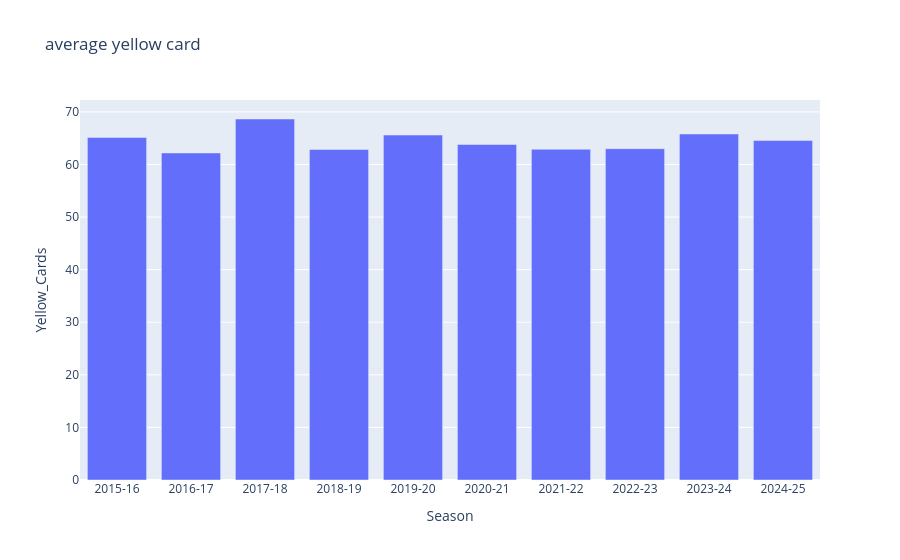

Here is the notebook cell this chart was saved with:
### Code cell
ave_Yellow_Cards=df.groupby("Season")["Yellow_Cards"].mean().reset_index()
px.bar(ave_Yellow_Cards,x='Season',y="Yellow_Cards",title="average yellow card ")

### Figure 1 — Plotly figure (JSON) as saved in the notebook; plotly's stock layout.template omitted (floating-point values rounded to 4 significant figures)
{"data": [{"hovertemplate": "Season=%{x}<br>Yellow_Cards=%{y}<extra></extra>", "legendgroup": "", "marker": {"color": "#636efa", "pattern": {"shape": ""}}, "name": "", "orientation": "v", "showlegend": false, "textposition": "auto", "type": "bar", "x": ["2015-16", "2016-17", "2017-18", "2018-19", "2019-20", "2020-21", "2021-22", "2022-23", "2023-24", "2024-25"], "xaxis": "x", "y": [65.15, 62.2, 68.65, 62.85, 65.6, 63.8, 62.9, 63.0, 65.8, 64.55], "yaxis": "y"}], "layout": {"barmode": "relative", "legend": {"tracegroupgap": 0}, "title": {"text": "average yellow card "}, "xaxis": {"anchor": "y", "domain": [0, 1], "title": {"text": "Season"}}, "yaxis": {"anchor": "x", "domain": [0, 1], "title": {"text": "Yellow_Cards"}}}}
